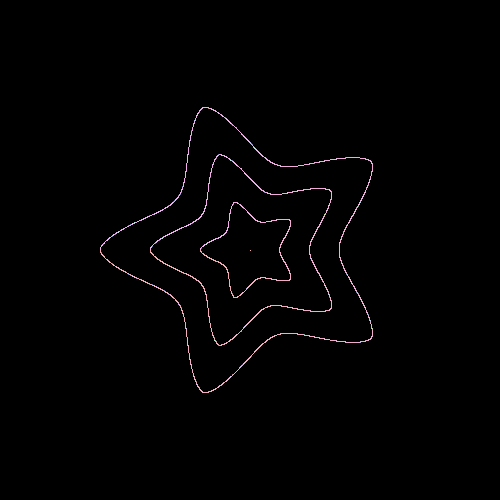
Frame 1 (no input)
Frame 60 (the mouse pressed at the canvas centre just before this capture): identical to frame 1, image omitted
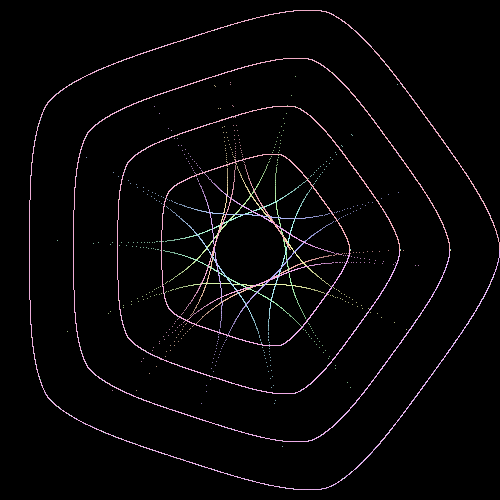
Frame 120 (the mouse held since frame 60 and released just before this capture)

The Processing sketch that drew these frames (run headless with seeded random() and noise(); from frame 60 on, the mouse is pressed at the canvas centre):

// Processing sketch: supershape
// ── supershape.pde
color fill = color (114,214,22);   
float a,b,m1,m2,n1,n2,n3;
float aa,bb,mm1,mm2,nn1,nn2,nn3;
float size1=140, size2=90, size3=4, size4=140;
float speedX =0, speedY=0;

void setup(){
size(500,500);
colorMode(HSB,360,100,100);
}

void draw() {
  background(0);
  translate(width/2,height/2);
  
  speedX = mouseX/400.0;
  speedY = abs(mouseY);
  stroke(0);
  
  //shape1
  a = 1; b = 1;
  m1 = 13/6.0+speedX; m2 = 13/6.0+speedX;
  n1 = 0.3; n2 = 0.3; n3 = 0.3;
  supershape(a,b,m1,m2,n1,n2,n3, speedY);
  //shape2
  n1 = 0.5+speedX-0.3; n2=1.7; n3=1.7; 
  m1 = 5; m2 = 5;
  supershape(a,b,m1,m2,n1,n2,n3,speedY); 
  supershape(a,b,m1,m2,n1,n2,n3,speedY-50);
  supershape(a,b,m1,m2,n1,n2,n3,speedY-100);
  supershape(a,b,m1,m2,n1,n2,n3,speedY-150);
}

void supershape(float a, float b, float m1, float m2, float n1, float n2, float n3, float scale){
  float theta = 0;
  while(theta<=PI*12){
    stroke(map(theta,0,PI*12,0,360),30,96);
    float r = pow (pow(abs(cos((m1*theta)/4)/a),n2)+pow(abs(sin((m2*theta)/4)/b),n3),-1/n1);
    float x = scale*r*cos(theta);
    float y = scale*r*sin(theta);
    point(x,y);
    theta+=PI/1050;
  }}
